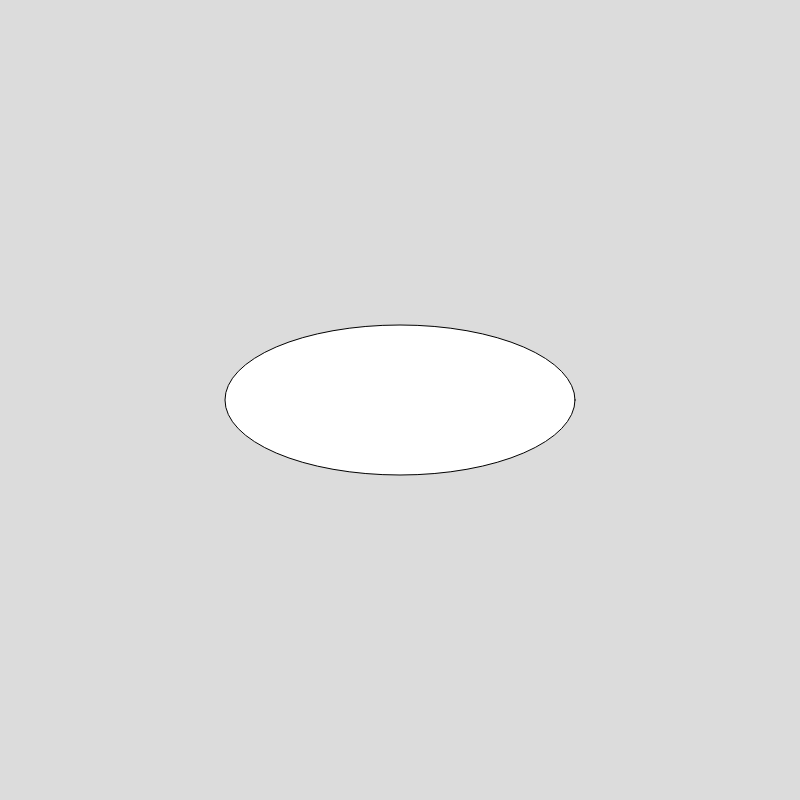
Frame 1 (no input)
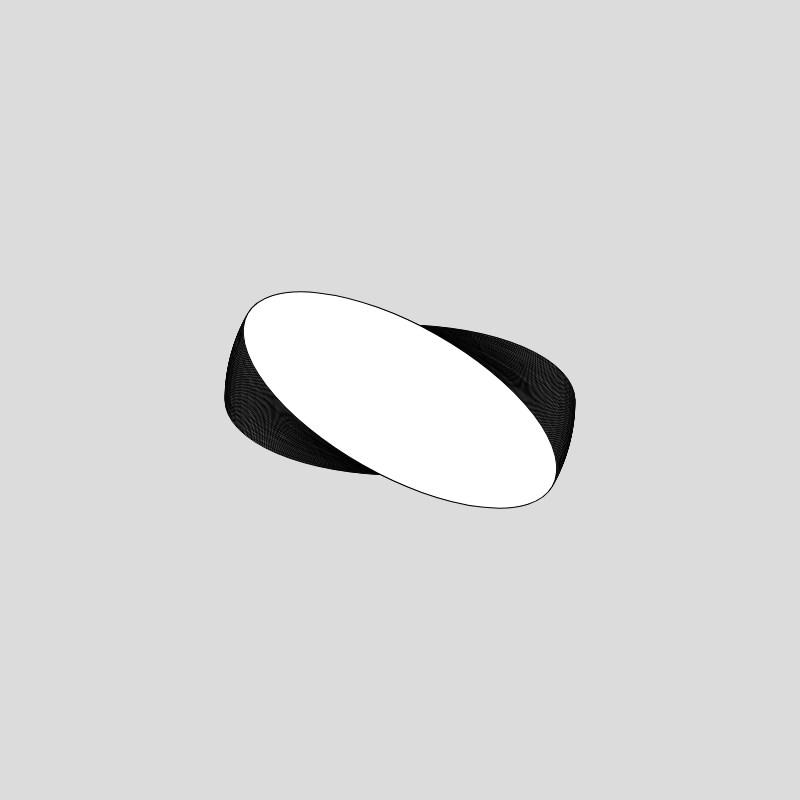
Frame 60 (no input)
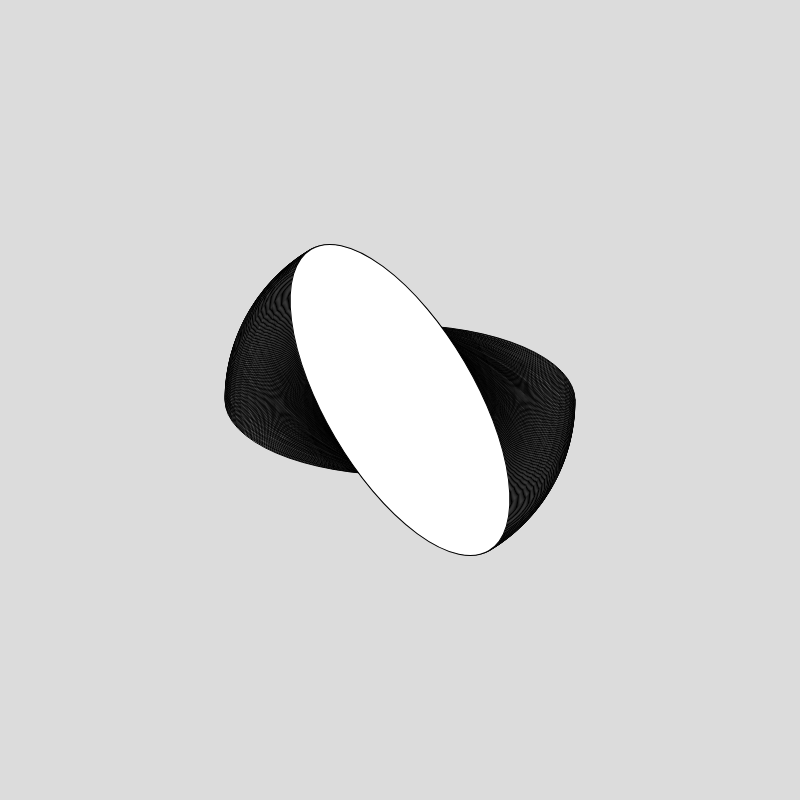
Frame 120 (the mouse pressed at the canvas centre since frame 60)

The p5.js sketch that drew these frames (run headless with seeded random() and noise() and a simulated clock; from frame 60 on, the mouse is pressed at the canvas centre):

// p5.js sketch
// ── sketch.js
var a = 0;

function setup() {
    createCanvas(800, 800);
    background(220)
    angleMode(DEGREES);
}



function draw () {
    push();
    //translate to where you want the centre of the elipse to be
    translate(width/2, height /2);
    rotate(a);
    //draw the elipse at the origin
    ellipse(0, 0, 350, 150);
    a = a+0.5;

    pop()
}
